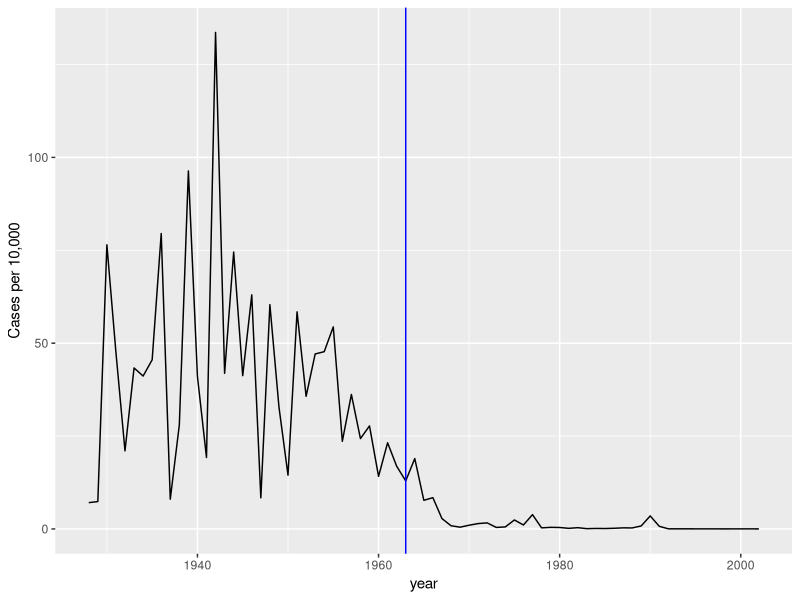
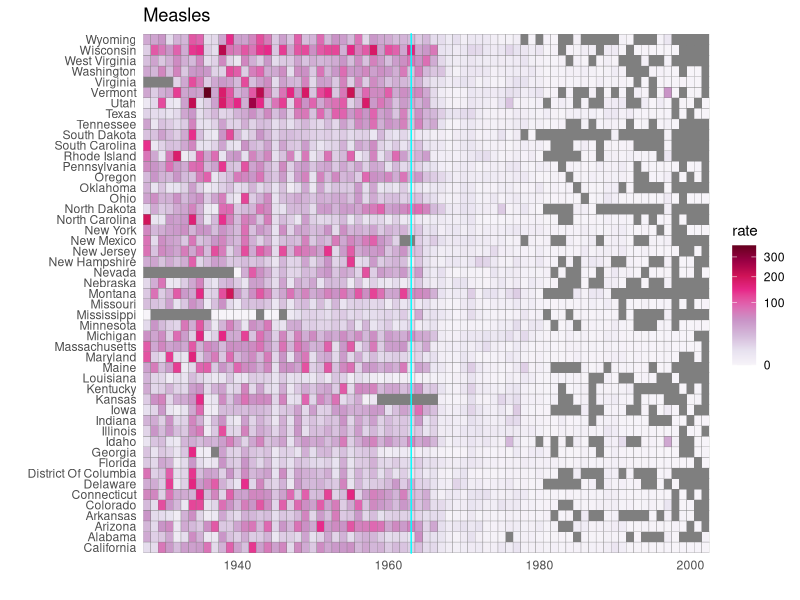

Generate these figures, in order, with R:


# import data and inspect
#
library(tidyverse)
library(caret)
library(dslabs)
data(us_contagious_diseases)
str(us_contagious_diseases)

# assign dat to the per 10,000 rate of measles, removing Alaska and Hawaii and adjusting for weeks reporting
#
the_disease <- "Measles"
dat <- us_contagious_diseases %>%
  filter(!state %in% c("Hawaii", "Alaska") & disease == the_disease) %>%
  mutate(rate = count / population * 10000 * 52/weeks_reporting) %>%
  mutate(state = reorder(state, rate))

# plot disease rates per year in California
#
dat %>% filter(state == "California" & !is.na(rate)) %>%
  ggplot(aes(year, rate)) +
  geom_line() +
  ylab("Cases per 10,000") +
  geom_vline(xintercept=1963, col = "blue")

# tile plot of disease rate by state and year
#
dat %>% ggplot(aes(year, state, fill=rate)) +
        geom_tile(color = "grey50") +
        scale_x_continuous(expand = c(0,0)) +
        scale_fill_gradientn(colors = RColorBrewer::brewer.pal(9, "PuRd"), trans = "sqrt") +
        geom_vline(xintercept = 1963, col = "cyan") +
        theme_minimal() + theme(panel.grid = element_blank()) +
        ggtitle(the_disease) +
        ylab("") +
        xlab("")


#########################################################################################
#                                 Code Retaining Section                                #
#########################################################################################
#                                                                                       #
# geom_tile(color = "#C6DC67") +                                                        #
# scale_fill_gradientn(colors = RColorBrewer::brewer.pal(9, "Reds"), trans = "sqrt") +  #
#                                                                                       #
# "#46C5DD"                                                                             #
# "#C6DC67"                                                                             #
#                                                                                       #
#########################################################################################
